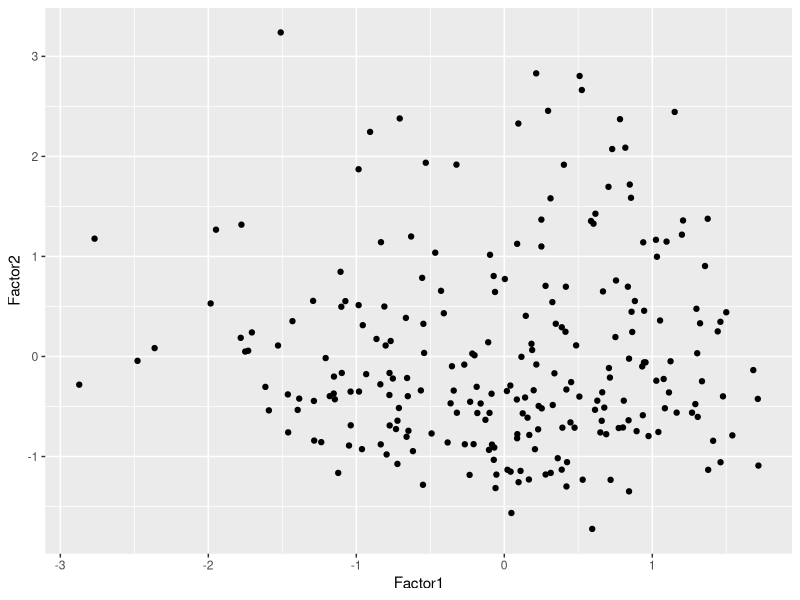

This figure's R source:
## ---- chunk 1
l_0 <- matrix(c(1,-1,1,0,0,0,0,1,0,1,1,0,0,0,-1,0,1,1), ncol = 3)
l_0
## ---- chunk 2
t <- matrix(c(0.61, -0.76, -0.23,0.63,0.64,-0.44,0.48,0.12,0.87), ncol = 3)
t
t%*%t(t) ## roughly looks to be orthogonal
## ---- chunk 3
l <- l_0 %*% t
l
## ---- chunk 4
library(GPArotation)
Varimax(l)
## different than stats varimax which normalizes be default gpa does not
## like standardized
stats::varimax(l) 

## other functions in the package
infomaxT(l) ## T is for othogonal 
quartimax(l)
## equamax not names but still possible
cfT(l, kappa = 1/4) ## see notes in package detail about equamax = m/(2*p)
## ---- chunk 5
## still from GPArotation package
oblimin(l)
infomaxQ(l)
cfQ(l, kappa = 1/4)
## ---- chunk 6
library(tidyverse)

# Load Sesame Street dataset
sesame <- read_csv("data/sesame.csv")

# Select pretest and posttest variables
test_sesame <- sesame %>% 
  select(starts_with("pre"), starts_with("post")) %>% 
  select(-pretest)  # Remove pretest variable

head(test_sesame)

## ---- chunk 7
fa_size <- lapply(1:7, function(i) factanal(test_sesame, i))

fa_size[[1]]$uniquenesses
## take 1 - sum of loadings / tr
phi <- simplify(lapply(1:7, function(x) 1-sum(fa_size[[x]]$uniquenesses)/12))
phi

phi[-1] - phi[-7] ## phi_m - phi_m-1
 ## want something around 0.7 or small difference
### so 4,5,6 factors seem reasonable

## look at communality 1- uniq
1-fa_size[[4]]$uniquenesses
1-fa_size[[5]]$uniquenesses
1-fa_size[[6]]$uniquenesses

## really changing variable to variable but kind of a jump between 5 and 6

## can also look at pval from LRT
fa_size[[4]]$PVAL
fa_size[[5]]$PVAL
fa_size[[6]]$PVAL

## 5 seems like a decent choice in the middle
## lets look at the estimated correlation matrix from loading
## L * L^prime + diag(loadings)
est_corr5 <- fa_size[[5]]$loadings %*% t(fa_size[[5]]$loadings) + diag(fa_size[[5]]$uniquenesses)
est_corr5

## compare with sample correlation matrix
round(est_corr5 - cor(test_sesame), 2)
## pretty close
## ---- chunk 8

fa_size[[5]]$loadings
## cut off here for printing is .10

## if we want to view only those over 0.4
print(fa_size[[5]]$loadings, cutoff = 0.4)
## ---- chunk 9




## ---- chunk 10
factanal(test_sesame, 5, scores = "regression")$scores %>% 
  bind_cols(test_sesame) %>% 
  head()

factanal(test_sesame, 5, scores = "regression")$scores %>% 
  bind_cols(child = sesame$id) %>% 
  ggplot(aes(Factor1, Factor2)) +
  geom_point()

## ---- chunk 11
library(palmerpenguins)
penguins %>% 
  select(bill_length_mm:body_mass_g) %>% 
  drop_na()

data("USArrests")
